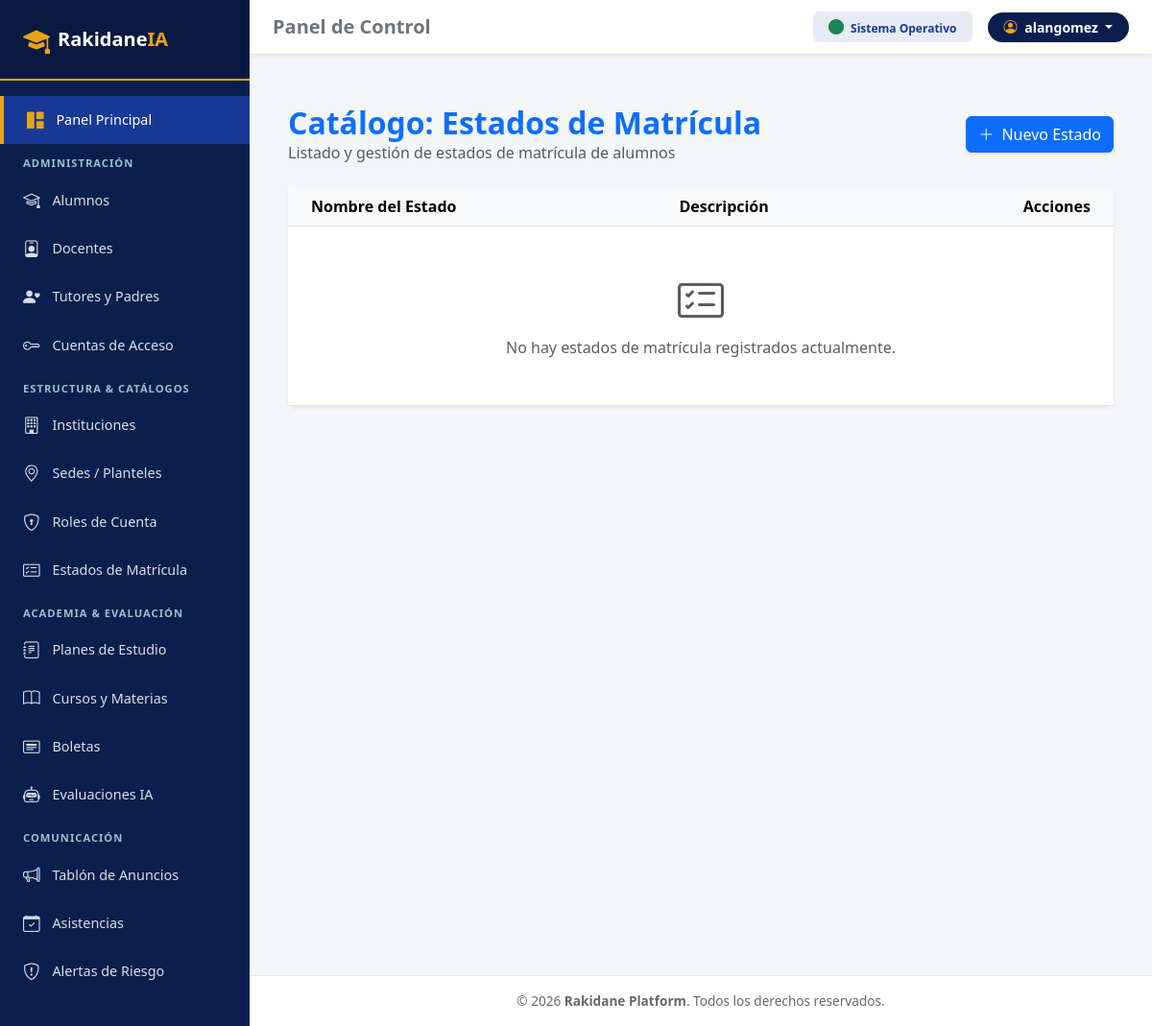
Before: /usuarios/estados-matricula/ (signed in) with the older database file.
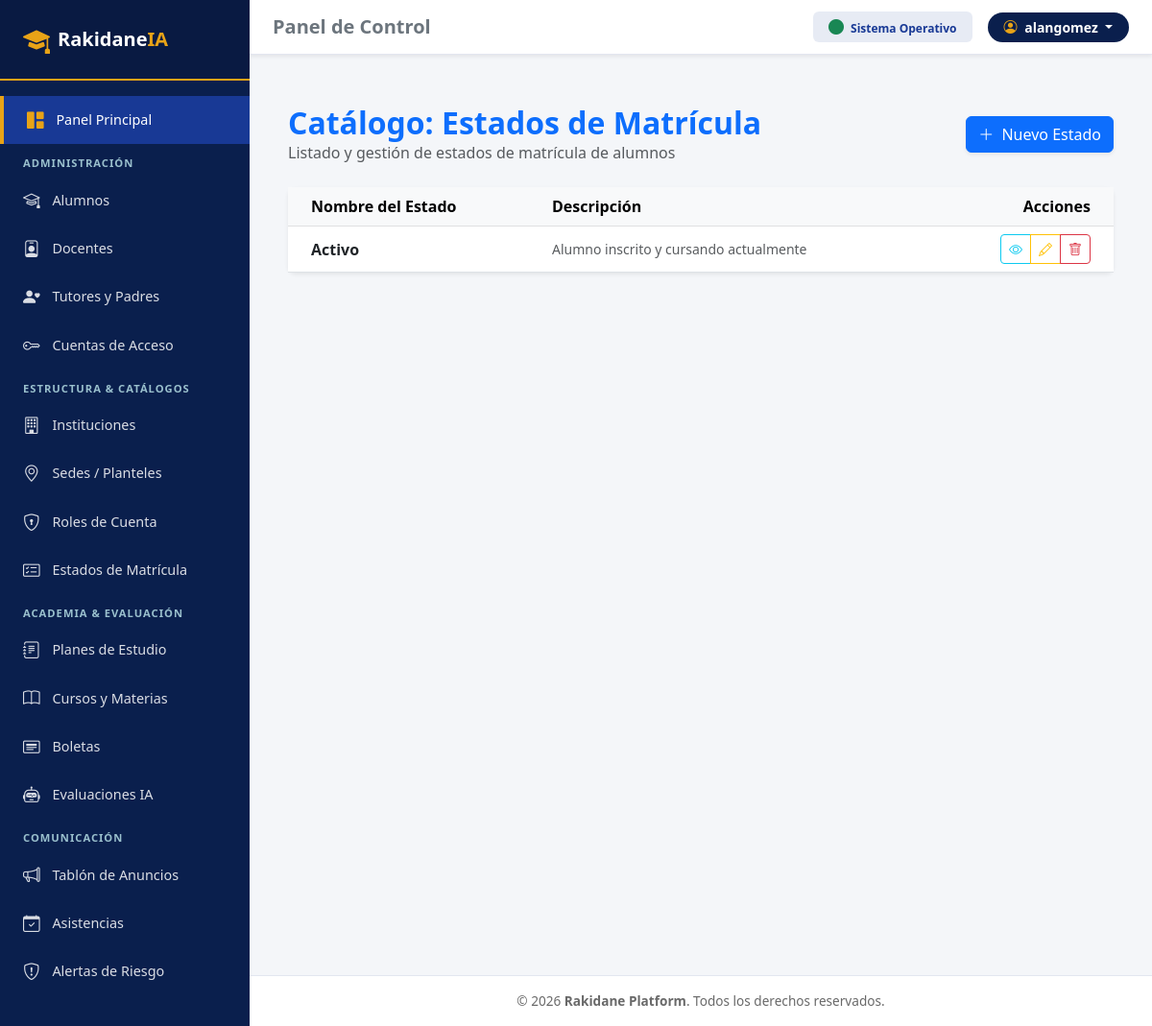
After: the same page with the newer database file.
### usuarios/models.py (models this page shows, shortened)
class EstadoMatricula(models.Model):
    id_estado_matricula = models.UUIDField(primary_key=True, default=uuid.uuid4, editable=False)
    nombre_estado = models.CharField(max_length=50, unique=True, help_text="Activo, Baja Temporal, Graduado, Suspendido")
    descripcion = models.TextField(blank=True, null=True)
    class Meta:
        db_table = 'estado_matricula'

### usuarios/views.py (the view)
# urls.py: path('estados-matricula/', login_required(EstadoMatriculaListView.as_view()), name='estadomatricula_list'),
class EstadoMatriculaListView(ListView):
    model = EstadoMatricula
    template_name = 'usuarios/Estado_matricula/estadomatricula_list.html'

### usuarios/templates/usuarios/Estado_matricula/estadomatricula_list.html (shortened to what this page needs)
{% extends 'base.html' %}
{% block content %}
<div class="container py-4">
    <div class="d-flex justify-content-between align-items-center mb-4">
        <div>
            <h2 class="fw-bold mb-0 text-primary">Catálogo: Estados de Matrícula</h2>
            <p class="text-muted mb-0">Listado y gestión de estados de matrícula de alumnos</p>
        </div>
        <a href="{% url 'estadomatricula_create' %}" class="btn btn-primary shadow-sm">
            <i class="bi bi-plus-lg me-1"></i> Nuevo Estado
        </a>
    </div>
    <div class="card border-0 shadow-sm rounded-3">
        <div class="card-body p-0">
            <div class="table-responsive">
                <table class="table table-hover align-middle mb-0">
                    <thead class="table-light">
                        <tr>
                            <th scope="col" class="ps-4">Nombre del Estado</th>
                            <th scope="col">Descripción</th>
                            <th scope="col" class="text-end pe-4">Acciones</th>
                        </tr>
                    </thead>
                    <tbody>
                        {% for estado in object_list %}
                        <tr>
                            <td class="ps-4 fw-semibold text-dark">{{ estado.nombre_estado }}</td>
                            <td class="text-muted small">{{ estado.descripcion|default:"-" }}</td>
                            <td class="text-end pe-4">
                                <div class="btn-group btn-group-sm" role="group">
                                    <a href="{% url 'estadomatricula_detail' estado.pk %}" class="btn btn-outline-info" title="Ver detalle">
                                        <i class="bi bi-eye"></i>
                                    </a>
                                    <a href="{% url 'estadomatricula_update' estado.pk %}" class="btn btn-outline-warning" title="Editar">
                                        <i class="bi bi-pencil"></i>
                                    </a>
                                    <a href="{% url 'estadomatricula_delete' estado.pk %}" class="btn btn-outline-danger" title="Eliminar">
                                        <i class="bi bi-trash"></i>
                                    </a>
                                </div>
                            </td>
                        </tr>
                        {% empty %}
                        <tr>
                            <td colspan="3" class="text-center py-5 text-muted">
                                <i class="bi bi-card-checklist display-5 d-block mb-2"></i>
                                No hay estados de matrícula registrados actualmente.
                            </td>
                        </tr>
                        {% endfor %}
                    </tbody>
                </table>
            </div>
        </div>
    </div>
</div>
{% endblock %}

Changed rows visible on the page:
added EstadoMatricula: nombre_estado "Activo", descripcion "Alumno inscrito y cursando actualmente"
Other visible differences:
text no longer shown: "No hay estados de matrícula registrados actualmente."
